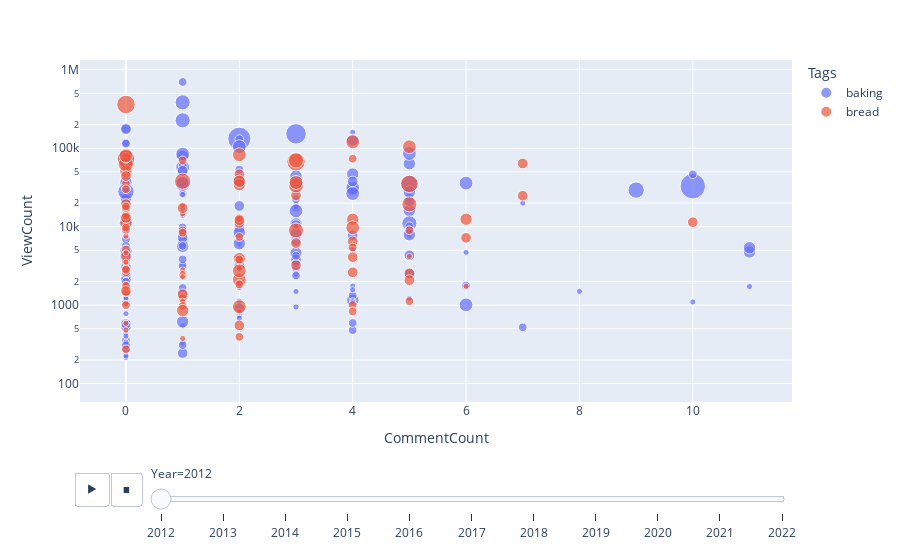

Notebook code for this chart:
### Code cell
fig = px.scatter(mydf,
              x="CommentCount",
              y="ViewCount",
              color="Tags",
              size="AnswerCount",
              hover_name="Title",
              log_y=True,
              animation_frame=mydf.Year,
              #animation_group="Tags",
)

fig.show()

### Figure 1 — Plotly figure (JSON) as saved in the notebook; plotly's stock layout.template omitted (floating-point values rounded to 4 significant figures; data arrays with more than 128 entries replaced by an {"elided": "..."} marker saying what was removed)
{"data": [{"hovertemplate": "<b>%{hovertext}</b><br><br>Tags=baking<br>Year=2012<br>CommentCount=%{x}<br>ViewCount=%{y}<br>AnswerCount=%{marker.size}<extra></extra>", "hovertext": {"elided": "201 str values"}, "legendgroup": "baking", "marker": {"color": "#636efa", "size": {"elided": "201 int values"}, "sizemode": "area", "sizeref": 0.0525, "symbol": "circle"}, "mode": "markers", "name": "baking", "orientation": "v", "showlegend": true, "type": "scatter", "x": {"elided": "201 int values"}, "xaxis": "x", "y": {"elided": "201 int values"}, "yaxis": "y"}, {"hovertemplate": "<b>%{hovertext}</b><br><br>Tags=bread<br>Year=2012<br>CommentCount=%{x}<br>ViewCount=%{y}<br>AnswerCount=%{marker.size}<extra></extra>", "hovertext": ["Can I use my dehydrator to raise bread?", "What are the ways of classifying bread?", "How can I modify corn bread recipes to accomodate a wet filling?", "Why does my bread still smell like yeast?", "What can I bake with only flour, water and sugar?", "Baker's Math Formula System - Why Isn't the Flour Mass in Corn Bread Formula 100%?", "Should you freeze pastry lukewarm? If so, why?", "Egg replacer for bread dough?", "Can I bake bread with long-life milk?", "Sourdough teacakes/hot cross buns?", "Why do you need to refrigerate bread dough overnight?", "Does resting kneaded dough for few hours change the taste/texture/softness of parathas?", "How much salt can I safely add to bread dough?", "What effect do different slash patterns have on bread oven spring?", "What happens during a cold fermentation that makes bread taste so good?", "What kind of flour keeps bread dough from sticking in a proofing basket?", "What the advantage of a 'bakers couche' for proofing bread and is it safe?", "How do I fix my flat sourdough loaf?", "How careful do you have to be with adding flour for kneading?", "How to get uniform slices from bread?", "What defines a bread as 'artisan'?", "Why should I let bread cool before slicing and eating?", "How can I reduce the amount of hooch my sourdough starter is making?", "What should I cover bread dough with while it's rising?", "How do I make authentic Russian black bread?", "How to convert between flours?", "What type of flour should I feed my starter with?", "Why didn't my 100% whole wheat bread proof?", "How should I incorporate oil into focaccia?", "How do you get 'ears' when baking bread?", "How can I create steam in a normal oven to promote bread oven spring?", "What can I do to keep high hydration dough from sticking to my hands?", "How can I warm bread making ingredients to room temperature? ", "How can I prevent dough from wrapping around a dough hook?", "Why baste bread with cornstarch?", "Why does my bread keep 'blowing out'?", "Why do some recipes recommend a short rest after mixing but before kneading the bread?", "Why stretch and fold vs traditional kneading of bread dough?", "How can I make whole grains stick to the top of bread?", "Why add malt to bread?", "Can I make my own malt?", "Should I preheat my bread baking containers?", "What is the difference between quick bread and cake?", "How do I get Nooks and Crannies in my English muffins?", "Why does bread with filling separate and how do I prevent it?", "How do I keep the paddle of a bread machine from damaging the bread upon removal?", "What's the difference in baking bread in a loaf pan vs. in a Dutch oven?", "How much \"alternative\" flour can I substitute for white wheat flour?", "Does the direction matter in the Stretch and Fold method?", "Are Non-Stick Bread Pans Destined to Fail?", "How can you know that your bread is done?", "What is the best way to catch wild yeast for sourdough?", "Maximum time for rising in a breadmaker", "How should I clean, or care for, a banneton (brotform, proofing basket)?", "does bread have alcohol in it?", "Dry milk in bread: purpose, and substitutions", "Can I use the juice from pickles to make bread?", "What is the difference between a poolish and a biga?", "Bread - Liquid proportion in french toast", "What's the secret to making good turkish bread? (pide)", "Safety of room-temperature soaker from Reinhart's *Whole Grain Breads*", "How can you tell whether bread dough is ready for baking?", "Are there any negative effects to kneading bread dough longer?", "What takes over the functions of gluten in gluten-free bread mixes?", "Does adding oil and fats affect bread crust development?", "What are some alternative uses for bread heels?", "Can I let my bread dough rise in the mixer bowl?", "What makes bread mold grow; light, air or both?", "Why didn't my brioche rise?", "Why is butter incorporated into the dough last when making Brioche?", "Why is yeast used in bread making?", "Why proof a baguette seam side up", "What is the secret to baking bread with a very fine crumb?", "What is the lesser evil, degassing too early or too late?", "How do I keep dough moist while rising?", "Are there any yeast-less breads that can be used as sandwich bread?", "Making Malt-Free Bread", "Do breadcrumbs really act as a binder in meat preparations?", "Is there such a thing as pumpernickel flour?", "Does using a sponge in a brioche make a difference?", "Sticky and unmanagable sourdough", "How accurate is the window pane test? (breadmaking)", "Does it make sense to refrigerate the dough made for Parathas to be used after 8 hours?", "What is the difference between a biscuit and a roll?", "Why punch down knead free bread?", "What makes a torpedo roll unique", "How do I prevent burning the bottom of the bread when cooking over a campfire?", "What would you use to wash pretzel hot dog buns?", "Can I follow recipes for bread-machine breads without bread machine?", "Why does my dough never \"fall\" after its first rise?", "What is the difference between baking bread in a loaf pan made of stoneware vs metal vs iron cast?", "Azuki Bean Substitute for Anpan", "When is the best time to use my sourdough starter?", "What is the purpose of sugar in baking plain bread?", "What is sourdough bread?", "Can avocado act as an egg replacement for vegan bread", "What makes a bread either close or open crumbed/textured?", "What is the minimum ingredient to bake a bread?", "How do I eliminate Corn Meal \"grittiness\"?", "Having trouble getting gluten free bread to rise", "Cinnamon Roll Filling", "Can I freeze my selfmade focaccia?", "Where can I find a recipe for less-dense coconut bread?", "What characteristics should a bread peel have?", "How to store homemade bread?", "sourdough bread making-without bakers yeast", "How to prevent burning when frying bread?", "What Garlic to use for Garlic Bagels", "How to shape dough"], "legendgroup": "bread", "marker": {"color": "#EF553B", "size": [3, 3, 1, 2, 2, 2, 2, 8, 2, 1, 3, 2, 1, 2, 1, 3, 1, 1, 2, 5, 3, 2, 2, 9, 3, 3, 3, 3, 4, 2, 9, 6, 2, 4, 4, 4, 2, 6, 2, 2, 1, 1, 4, 1, 3, 7, 3, 3, 1, 2, 2, 4, 2, 2, 6, 3, 3, 1, 1, 6, 1, 1, 3, 1, 1, 5, 5, 1, 2, 2, 2, 1, 3, 2, 2, 5, 2, 2, 3, 1, 5, 2, 2, 3, 1, 1, 6, 2, 3, 3, 4, 1, 2, 3, 2, 3, 5, 5, 8, 5, 2, 3, 2, 3, 2, 2, 2, 5, 4], "sizemode": "area", "sizeref": 0.0525, "symbol": "circle"}, "mode": "markers", "name": "bread", "orientation": "v", "showlegend": true, "type": "scatter", "x": [2, 5, 6, 1, 4, 1, 0, 0, 0, 1, 2, 2, 3, 0, 1, 4, 2, 0, 0, 2, 3, 1, 0, 0, 10, 2, 6, 4, 2, 2, 3, 5, 1, 0, 4, 0, 0, 0, 1, 0, 2, 1, 2, 1, 0, 1, 0, 3, 0, 0, 0, 6, 2, 0, 3, 0, 1, 0, 1, 3, 1, 1, 0, 1, 0, 2, 2, 2, 2, 0, 2, 1, 2, 0, 1, 5, 4, 0, 0, 0, 4, 5, 0, 7, 0, 5, 3, 4, 3, 4, 2, 0, 0, 7, 0, 5, 0, 2, 5, 3, 0, 1, 0, 0, 4, 5, 1, 4, 1], "xaxis": "x", "y": [11183, 2541, 1742, 8936, 73549, 1222, 273, 73477, 5113, 1141, 46612, 7419, 10132, 3603, 18736, 6506, 2955, 1850, 2621, 2102, 6164, 70143, 9975, 361212, 11406, 552, 7215, 4085, 3922, 3809, 67443, 19309, 1231, 11226, 12433, 50611, 2895, 62506, 2446, 35386, 824, 2603, 34316, 2807, 19529, 37944, 4224, 25108, 482, 2817, 13676, 12439, 394, 17025, 70009, 75330, 1380, 7578, 376, 33694, 1119, 14629, 44260, 2533, 3534, 955, 82731, 12506, 12837, 13978, 1841, 2300, 12112, 1450, 8390, 104567, 1004, 18125, 12976, 1053, 120666, 9014, 9134, 24805, 588, 4174, 8970, 831, 3218, 2623, 37934, 4663, 998, 63964, 1764, 2081, 80387, 2741, 35116, 36623, 30022, 17243, 9696, 1517, 5433, 1124, 974, 9725, 853], "yaxis": "y"}], "layout": {"legend": {"itemsizing": "constant", "title": {"text": "Tags"}, "tracegroupgap": 0}, "margin": {"t": 60}, "sliders": [{"active": 0, "currentvalue": {"prefix": "Year="}, "len": 0.9, "pad": {"b": 10, "t": 60}, "steps": [{"args": [["2012"], {"frame": {"duration": 0, "redraw": false}, "fromcurrent": true, "mode": "immediate", "transition": {"duration": 0, "easing": "linear"}}], "label": "2012", "method": "animate"}, {"args": [["2013"], {"frame": {"duration": 0, "redraw": false}, "fromcurrent": true, "mode": "immediate", "transition": {"duration": 0, "easing": "linear"}}], "label": "2013", "method": "animate"}, {"args": [["2014"], {"frame": {"duration": 0, "redraw": false}, "fromcurrent": true, "mode": "immediate", "transition": {"duration": 0, "easing": "linear"}}], "label": "2014", "method": "animate"}, {"args": [["2015"], {"frame": {"duration": 0, "redraw": false}, "fromcurrent": true, "mode": "immediate", "transition": {"duration": 0, "easing": "linear"}}], "label": "2015", "method": "animate"}, {"args": [["2016"], {"frame": {"duration": 0, "redraw": false}, "fromcurrent": true, "mode": "immediate", "transition": {"duration": 0, "easing": "linear"}}], "label": "2016", "method": "animate"}, {"args": [["2017"], {"frame": {"duration": 0, "redraw": false}, "fromcurrent": true, "mode": "immediate", "transition": {"duration": 0, "easing": "linear"}}], "label": "2017", "method": "animate"}, {"args": [["2018"], {"frame": {"duration": 0, "redraw": false}, "fromcurrent": true, "mode": "immediate", "transition": {"duration": 0, "easing": "linear"}}], "label": "2018", "method": "animate"}, {"args": [["2019"], {"frame": {"duration": 0, "redraw": false}, "fromcurrent": true, "mode": "immediate", "transition": {"duration": 0, "easing": "linear"}}], "label": "2019", "method": "animate"}, {"args": [["2020"], {"frame": {"duration": 0, "redraw": false}, "fromcurrent": true, "mode": "immediate", "transition": {"duration": 0, "easing": "linear"}}], "label": "2020", "method": "animate"}, {"args": [["2021"], {"frame": {"duration": 0, "redraw": false}, "fromcurrent": true, "mode": "immediate", "transition": {"duration": 0, "easing": "linear"}}], "label": "2021", "method": "animate"}, {"args": [["2022"], {"frame": {"duration": 0, "redraw": false}, "fromcurrent": true, "mode": "immediate", "transition": {"duration": 0, "easing": "linear"}}], "label": "2022", "method": "animate"}], "x": 0.1, "xanchor": "left", "y": 0, "yanchor": "top"}], "updatemenus": [{"buttons": [{"args": [null, {"frame": {"duration": 500, "redraw": false}, "fromcurrent": true, "mode": "immediate", "transition": {"duration": 500, "easing": "linear"}}], "label": "&#9654;", "method": "animate"}, {"args": [[null], {"frame": {"duration": 0, "redraw": false}, "fromcurrent": true, "mode": "immediate", "transition": {"duration": 0, "easing": "linear"}}], "label": "&#9724;", "method": "animate"}], "direction": "left", "pad": {"r": 10, "t": 70}, "showactive": false, "type": "buttons", "x": 0.1, "xanchor": "right", "y": 0, "yanchor": "top"}], "xaxis": {"anchor": "y", "domain": [0, 1], "title": {"text": "CommentCount"}}, "yaxis": {"anchor": "x", "domain": [0, 1], "title": {"text": "ViewCount"}, "type": "log"}}}
